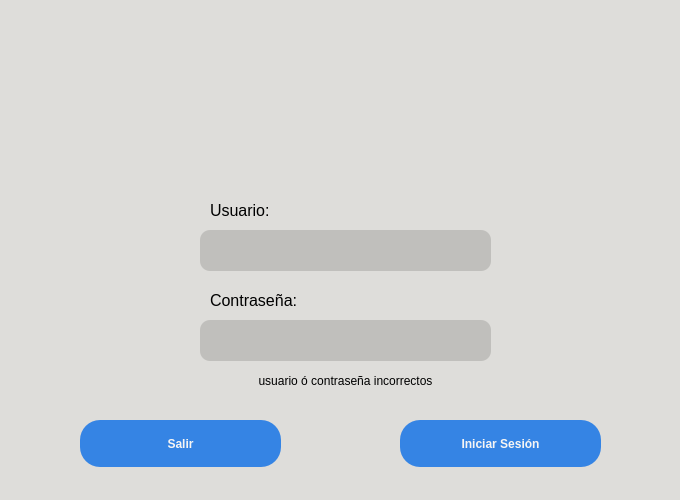
<?xml version="1.0" encoding="UTF-8"?>
<ui version="4.0">
 <class>Login</class>
 <widget class="QWidget" name="Login">
  <property name="geometry">
   <rect>
    <x>0</x>
    <y>0</y>
    <width>680</width>
    <height>500</height>
   </rect>
  </property>
  <property name="sizePolicy">
   <sizepolicy hsizetype="Preferred" vsizetype="Preferred">
    <horstretch>0</horstretch>
    <verstretch>0</verstretch>
   </sizepolicy>
  </property>
  <property name="minimumSize">
   <size>
    <width>680</width>
    <height>500</height>
   </size>
  </property>
  <property name="maximumSize">
   <size>
    <width>680</width>
    <height>500</height>
   </size>
  </property>
  <property name="windowTitle">
   <string>Punto de venta CVI</string>
  </property>
  <property name="windowIcon">
   <iconset>
    <normaloff>../../../Imágenes/CVI_093759.svg</normaloff>../../../Imágenes/CVI_093759.svg</iconset>
  </property>
  <property name="autoFillBackground">
   <bool>false</bool>
  </property>
  <property name="styleSheet">
   <string notr="true">background-color:rgb(222, 221, 218)</string>
  </property>
  <widget class="QPushButton" name="login_btn">
   <property name="geometry">
    <rect>
     <x>400</x>
     <y>420</y>
     <width>201</width>
     <height>47</height>
    </rect>
   </property>
   <property name="font">
    <font>
     <weight>75</weight>
     <bold>true</bold>
    </font>
   </property>
   <property name="autoFillBackground">
    <bool>false</bool>
   </property>
   <property name="styleSheet">
    <string notr="true">background-color:rgb(53, 132, 228); color: rgb(246, 245, 244); border-radius:20px;</string>
   </property>
   <property name="text">
    <string>Iniciar Sesión</string>
   </property>
   <property name="autoRepeat">
    <bool>false</bool>
   </property>
   <property name="default">
    <bool>false</bool>
   </property>
  </widget>
  <widget class="QPushButton" name="exit_btn">
   <property name="geometry">
    <rect>
     <x>80</x>
     <y>420</y>
     <width>201</width>
     <height>47</height>
    </rect>
   </property>
   <property name="font">
    <font>
     <weight>75</weight>
     <bold>true</bold>
    </font>
   </property>
   <property name="autoFillBackground">
    <bool>false</bool>
   </property>
   <property name="styleSheet">
    <string notr="true">background-color:rgb(53, 132, 228); color: rgb(246, 245, 244); border-radius:20px;</string>
   </property>
   <property name="text">
    <string>Salir</string>
   </property>
   <property name="autoRepeat">
    <bool>false</bool>
   </property>
   <property name="default">
    <bool>false</bool>
   </property>
  </widget>
  <widget class="QLabel" name="logo_label">
   <property name="geometry">
    <rect>
     <x>270</x>
     <y>30</y>
     <width>161</width>
     <height>161</height>
    </rect>
   </property>
   <property name="styleSheet">
    <string notr="true">backgrund-color:rgba(0,0,0,0);</string>
   </property>
   <property name="text">
    <string notr="true"/>
   </property>
   <property name="textFormat">
    <enum>Qt::AutoText</enum>
   </property>
   <property name="pixmap">
    <pixmap resource="loginrf.qrc">:/logoLogin/CVILogin.png</pixmap>
   </property>
   <property name="scaledContents">
    <bool>true</bool>
   </property>
  </widget>
  <widget class="QLineEdit" name="User_le">
   <property name="geometry">
    <rect>
     <x>200</x>
     <y>230</y>
     <width>291</width>
     <height>41</height>
    </rect>
   </property>
   <property name="font">
    <font>
     <pointsize>15</pointsize>
    </font>
   </property>
   <property name="styleSheet">
    <string notr="true">background-color:rgb(192, 191, 188);border-radius:10px;</string>
   </property>
   <property name="text">
    <string extracomment="Consultorio1, Consultorio2"/>
   </property>
  </widget>
  <widget class="QLineEdit" name="Pass_le">
   <property name="geometry">
    <rect>
     <x>200</x>
     <y>320</y>
     <width>291</width>
     <height>41</height>
    </rect>
   </property>
   <property name="font">
    <font>
     <pointsize>15</pointsize>
    </font>
   </property>
   <property name="styleSheet">
    <string notr="true">background-color:rgb(192, 191, 188);border-radius:10px
</string>
   </property>
   <property name="inputMethodHints">
    <set>Qt::ImhHiddenText|Qt::ImhNoAutoUppercase|Qt::ImhNoPredictiveText|Qt::ImhSensitiveData</set>
   </property>
   <property name="text">
    <string/>
   </property>
   <property name="echoMode">
    <enum>QLineEdit::Password</enum>
   </property>
  </widget>
  <widget class="QLabel" name="user_label">
   <property name="geometry">
    <rect>
     <x>210</x>
     <y>200</y>
     <width>80</width>
     <height>21</height>
    </rect>
   </property>
   <property name="font">
    <font>
     <pointsize>12</pointsize>
    </font>
   </property>
   <property name="styleSheet">
    <string notr="true">background-color:rgba(0, 0, 0, 0)</string>
   </property>
   <property name="text">
    <string>Usuario:</string>
   </property>
  </widget>
  <widget class="QLabel" name="pass_label">
   <property name="geometry">
    <rect>
     <x>210</x>
     <y>290</y>
     <width>111</width>
     <height>21</height>
    </rect>
   </property>
   <property name="font">
    <font>
     <pointsize>12</pointsize>
    </font>
   </property>
   <property name="styleSheet">
    <string notr="true">background-color:rgba(0,0,0,0);</string>
   </property>
   <property name="text">
    <string>Contraseña:</string>
   </property>
  </widget>
  <widget class="QLabel" name="wrong_up_label">
   <property name="geometry">
    <rect>
     <x>210</x>
     <y>370</y>
     <width>271</width>
     <height>21</height>
    </rect>
   </property>
   <property name="font">
    <font>
     <kerning>true</kerning>
    </font>
   </property>
   <property name="styleSheet">
    <string notr="true">background-color:rgba(0, 0, 0, 0)</string>
   </property>
   <property name="text">
    <string>usuario ó contraseña incorrectos</string>
   </property>
   <property name="scaledContents">
    <bool>false</bool>
   </property>
   <property name="alignment">
    <set>Qt::AlignCenter</set>
   </property>
  </widget>
 </widget>
 <resources>
  <include location="loginrf.qrc"/>
 </resources>
 <connections/>
</ui>
